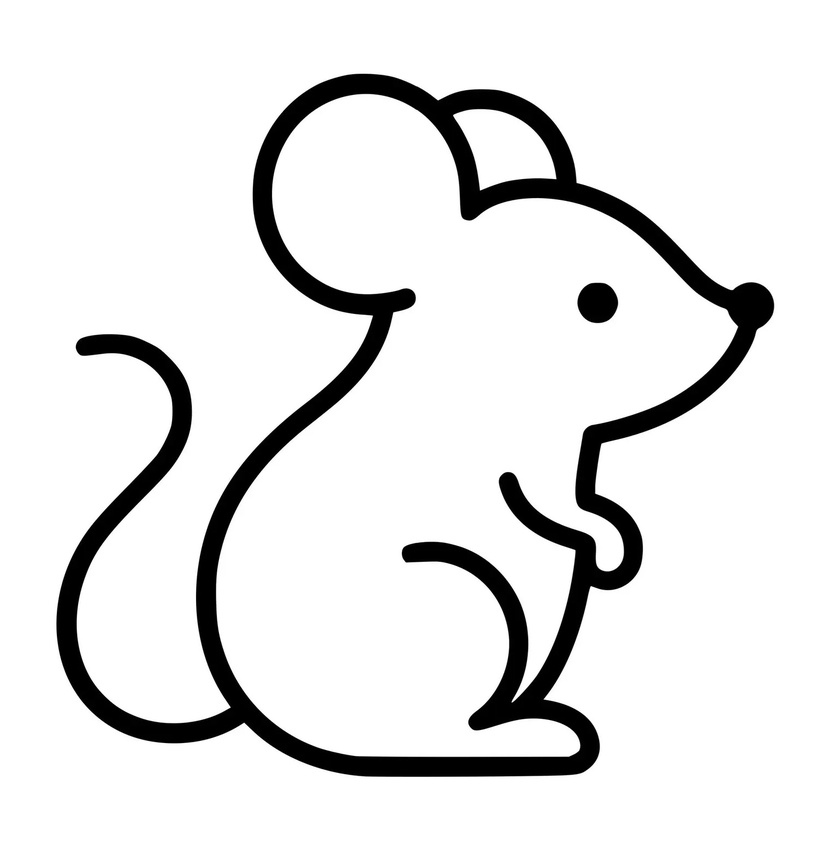
#> input picture bmp2txtHID/mysz.jpg, 830 x 850 px, shrunk from 1520 x 1557 before the run
$ python obraz2skrypt.py mysz.jpg mysz --x0 300 --y0 250 --w 600 --h 500
#> lines starting #> are read from the running program, lines starting #| are printed output that depends on the picture; after the words box and inside, x2 and y2 are one past the last pixel; in counts of white or black regions, pixels touching at a corner belong together
# obraz2skrypt.py - obrazek (czarne kreski na bialym) -> ..\hid\scripts\NAZWA.txt
#
# DZIALANIE:
#   1. Wczytuje obraz w skali szarosci, progowanie 128 (ciemne = linia).
#   2. Znajduje kontury (cv2.findContours) i upraszcza je (approxPolyDP).
#   3. Skaluje obraz z zachowaniem proporcji i centruje w obszarze rysowania.
#   4. Dla kazdego konturu generuje: MOVE (start) -> DOWN -> MOVE... -> UP.
#      Kontur jest domykany (ostatni punkt = pierwszy).
#
# WYMAGANIA:
#   pip install opencv-python
#
# UZYCIE:
#   python obraz2skrypt.py mis.jpg mis --x0 300 --y0 250 --w 600 --h 500
#
# ARGUMENTY:
#   obraz   plik wejsciowy (jpg/png/bmp), np. mysz.jpg
#   nazwa   nazwa skryptu wyjsciowego (bez .txt), np. mysz
#   --x0    X lewego gornego rogu pola rysowania na ekranie [px]
#   --y0    Y lewego gornego rogu pola rysowania na ekranie [px]
#   --w     szerokosc pola rysowania [px]
#   --h     wysokosc pola rysowania [px]
#   --eps   tolerancja upraszczania konturu [px obrazu], domyslnie 2.0
#           (wieksza = mniej punktow, bardziej kanciaste; mniejsza = dokladniej, dluzszy skrypt)
#   --min   minimalna dlugosc konturu [px obrazu], domyslnie 30
#           (odrzuca drobny szum i kropki)
#
# WYJSCIE:
#   ..\hid\scripts\NAZWA.txt (wzgledem polozenia tego pliku), kodowanie ASCII.
#   Folder hid\scripts musi istniec, inaczej wyrzuci blad.
#
# FORMAT SKRYPTU:
#   # komentarz
#   WAIT 500        pauza 500 ms na start
#   MOVE x y        przesun kursor na wspolrzedne ekranu (px)
#   DOWN / UP       wcisnij / zwolnij przycisk myszy
#
# WSKAZOWKI:
#   - Najpierw zmierz pole rysowania (np. w Paincie), potem wpisz x0,y0,w,h.
#   - Obraz moze miec dowolny rozmiar; --w i --h to tylko ramka,
#     do ktorej sie wpisze (zachowane proporcje, wycentrowany).
#   - Przy grubych kreskach kazda kreska daje 2 kontury (zewnetrzny
#     i wewnetrzny), czyli linia bedzie narysowana podwojnie.
#     Najlepiej uzyc cienkich linii albo wyskeletonizowac obraz.
#   - Zacznij od malego testu: duze --eps (np. 3-5) daje krotki skrypt.
#   - Kolejnosc konturow jest dowolna, bez optymalizacji trasy
#     (dlugie przeskoki MOVE sa robione z UP, wiec nic nie rysuja).
# obraz2skrypt.py - obrazek (czarne kreski na bialym) -> scripts\NAZWA.txt
# Uzycie: python obraz2skrypt.py mysz.jpg mysz --x0 300 --y0 250 --w 600 --h 500
# x0,y0 = lewy gorny rog obszaru rysowania na ekranie; w,h = jego rozmiar (px)
import argparse, os, cv2

a = argparse.ArgumentParser()
a.add_argument("obraz"); a.add_argument("nazwa")
a.add_argument("--x0", type=int, required=True)
a.add_argument("--y0", type=int, required=True)
a.add_argument("--w", type=int, required=True)
a.add_argument("--h", type=int, required=True)
a.add_argument("--eps", type=float, default=2.0)
a.add_argument("--min", type=float, default=30.0)
a = a.parse_args()

img = cv2.imread(a.obraz, cv2.IMREAD_GRAYSCALE)
#> img is the input picture: shape (850, 830); min 0, max 255, mean 228.7
_, bw = cv2.threshold(img, 128, 255, cv2.THRESH_BINARY_INV)
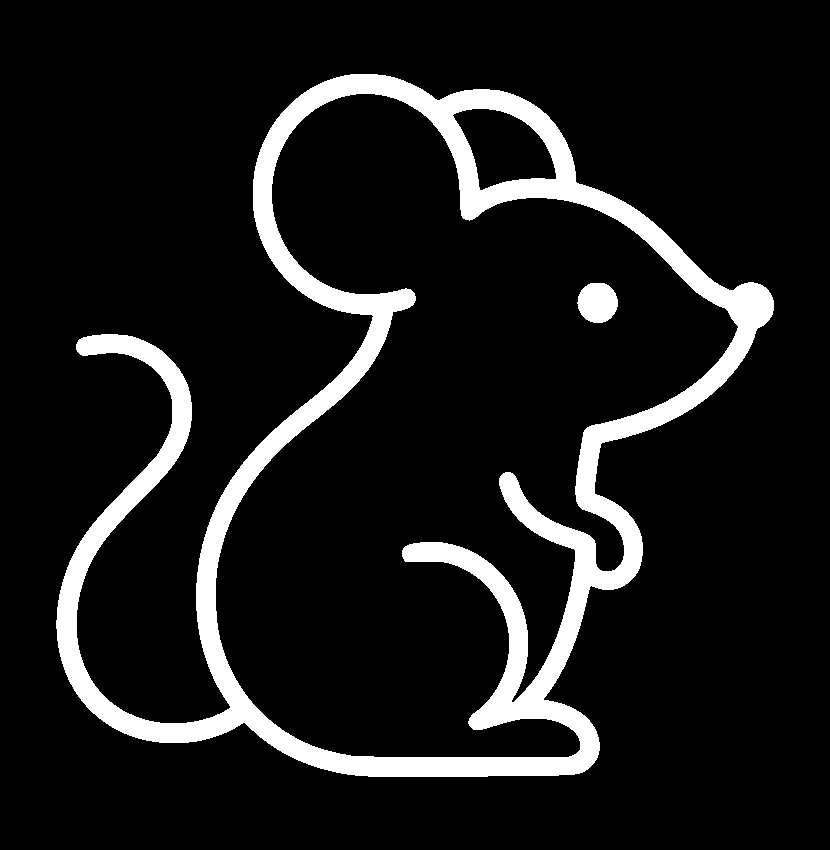
#> bw: shape (850, 830); 10.3% white; 2 white regions
cs, _ = cv2.findContours(bw, cv2.RETR_LIST, cv2.CHAIN_APPROX_NONE)
#> cs = 4 contours; box (x1, y1, x2, y2) and area: (56, 74, 774, 777) 266640, (215, 93, 739, 758) 192900, (452, 108, 557, 191) 5308, (577, 283, 618, 323) 1234

ih, iw = img.shape
#> ih = 850; iw = 830
k = min(a.w / iw, a.h / ih)
#> k = 0.588
ox = a.x0 + (a.w - iw * k) / 2
#> ox = 355.9
oy = a.y0 + (a.h - ih * k) / 2
#> oy = 250

lines = [f"# {a.nazwa} z {os.path.basename(a.obraz)}", "WAIT 1"]
n = 0
for c in cs:
    if cv2.arcLength(c, True) < a.min:
        continue
    p = cv2.approxPolyDP(c, a.eps, True).reshape(-1, 2)
    if len(p) < 2:
        continue
    pts = [(round(ox + x * k), round(oy + y * k)) for x, y in p]
    pts.append(pts[0])
    lines.append(f"MOVE {pts[0][0]} {pts[0][1]}")
    lines.append("DOWN")
    lines += [f"MOVE {x} {y}" for x, y in pts[1:]]
    lines.append("UP")
    n += 1
#> this loop made 4 passes
#> after the loop, lines = 254 items, first 6: '# mysz z mysz.jpg', 'WAIT 1', 'MOVE 703 416', 'DOWN', 'MOVE 696 424', 'MOVE 696 431'; n = 4

out = os.path.join(os.path.dirname(os.path.abspath(__file__)), "..", "hid", "scripts", a.nazwa + ".txt")
with open(os.path.normpath(out), "w", encoding="ascii") as f:
    f.write("\n".join(lines) + "\n")
print(f"Konturow: {n}, linii: {len(lines)} -> {os.path.normpath(out)}")
#| Konturow: 4, linii: 254 -> hid/scripts/mysz.txt
